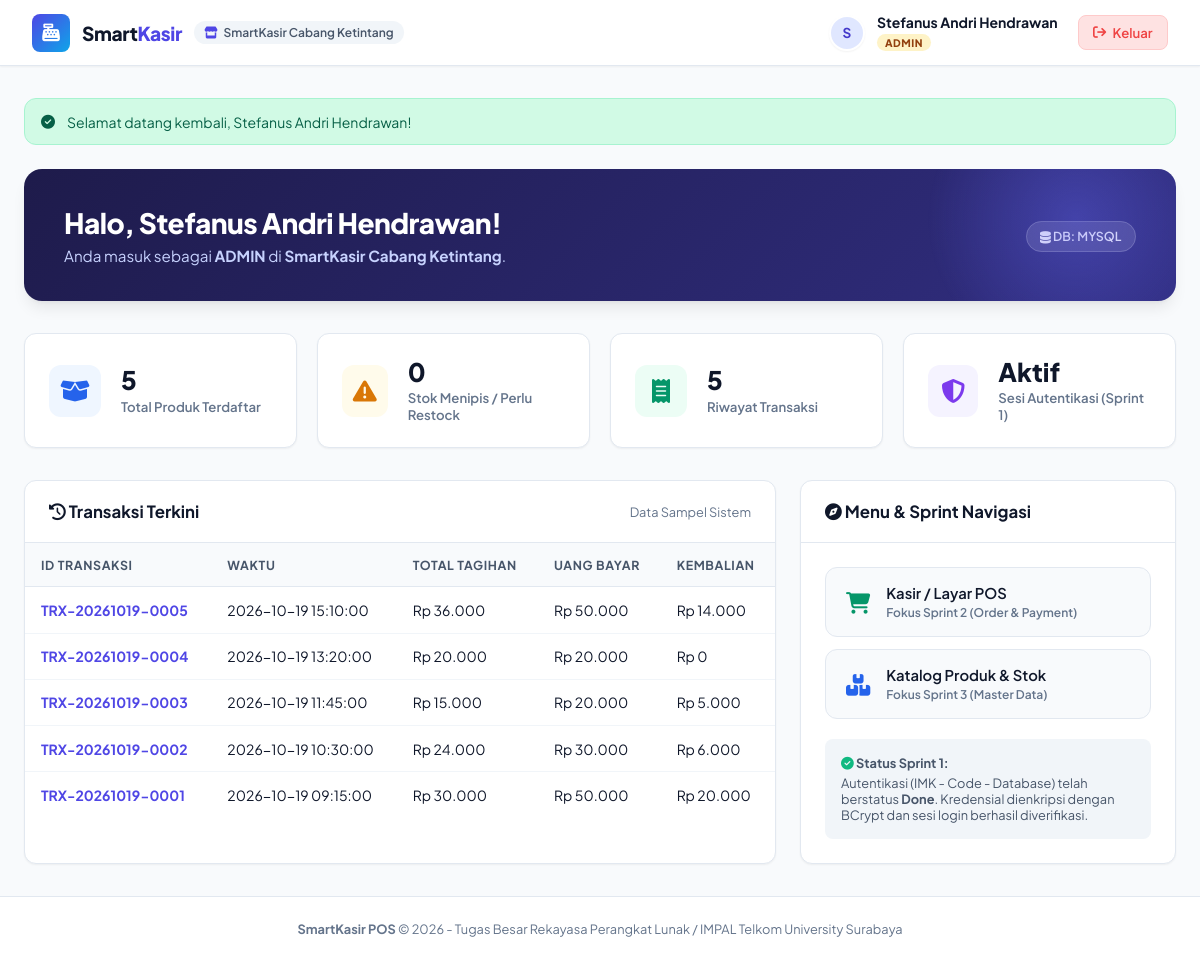
The app's page /dashboard (signed in) with its own data.
### tables this page shows
CREATE TABLE IF NOT EXISTS orders (
    order_id VARCHAR(35) PRIMARY KEY,  
    order_date DATETIME NOT NULL,
    user_id INT NOT NULL,
    total_amount DECIMAL(12, 2) NOT NULL,
    paid_amount DECIMAL(12, 2) NOT NULL,
    change_amount DECIMAL(12, 2) NOT NULL,
    CONSTRAINT fk_orders_user FOREIGN KEY (user_id) REFERENCES users(user_id)
);

### Src/controllers/DashboardController.php (called while the page is built, shortened)
<?php
class DashboardController
{
    public function index(): void
    {
        $user = SessionManager::getUser();
        $flash = SessionManager::getFlash();
        $items = Item::getAll();
        $itemCount = count($items);
        $lowStockCount = 0;
        $orders = Order::getAll(5);
        $orderCount = count($orders);
        $activeDriver = Database::getActiveDriver();
        require_once __DIR__ . '/../views/dashboard/index.php';
    }
}

### Src/utils/SessionManager.php (called while the page is built, shortened)
<?php
class SessionManager
{
    public static function getUser(): ?array
    {
        return [
            'user_id' => $_SESSION['user_id'] ?? 0,
            'username' => $_SESSION['username'] ?? '',
            'full_name' => $_SESSION['full_name'] ?? '',
            'role' => $_SESSION['role'] ?? '',
            'store_id' => $_SESSION['store_id'] ?? '',
            'store_name' => $_SESSION['store_name'] ?? '',
            'login_time' => $_SESSION['login_time'] ?? null,
        ];
    }
    public static function isLoggedIn(): bool
    {
        return isset($_SESSION['is_logged_in']) && $_SESSION['is_logged_in'] === true;
    }
    public static function getFlash(): ?array
    {
        if (isset($_SESSION['flash'])) {
            $flash = $_SESSION['flash'];
            return $flash;
        }
        return null;
    }
}

### Src/config/Database.php (called while the page is built, shortened)
<?php
class Database
{
    private static ?PDO $instance = null;
    private static string $driver = 'mysql';
    private static string $host = '127.0.0.1';
    private static string $port = '3306';
    private static string $dbName = 'smartkasir_db';
    private static string $username = 'root';
    private static string $password = '';
    private static string $sqlitePath = __DIR__ . '/../../Database/smartkasir.sqlite';
    public static function getConnection(): PDO
    {
        if (self::$instance === null) {
            try {
                $dsn = "mysql:host=" . self::$host . ";port=" . self::$port . ";dbname=" . self::$dbName . ";charset=utf8mb4";
                $options = [
                    PDO::ATTR_ERRMODE => PDO::ERRMODE_EXCEPTION,
                    PDO::ATTR_DEFAULT_FETCH_MODE => PDO::FETCH_ASSOC,
                    PDO::ATTR_EMULATE_PREPARES => false,
                    PDO::ATTR_TIMEOUT => 2,
                ];
                self::$instance = new PDO($dsn, self::$username, self::$password, $options);
                self::$driver = 'mysql';
            } catch (PDOException $e) {
                try {
                    $sqliteDir = dirname(self::$sqlitePath);
                    if (!is_dir($sqliteDir)) {
                        mkdir($sqliteDir, 0777, true);
                    }
                    $dsn = "sqlite:" . self::$sqlitePath;
                    self::$instance = new PDO($dsn, null, null, [
                        PDO::ATTR_ERRMODE => PDO::ERRMODE_EXCEPTION,
                        PDO::ATTR_DEFAULT_FETCH_MODE => PDO::FETCH_ASSOC,
                    ]);
                    self::$instance->exec("PRAGMA foreign_keys = ON;");
                    self::$driver = 'sqlite';
                    self::initializeSqliteSchema(self::$instance);
                } catch (PDOException $ex) {
                    die("Database Connection Error: " . $ex->getMessage());
                }
            }
        }
        return self::$instance;
    }
    public static function getActiveDriver(): string
    {
        return self::$driver;
    }
}

### Src/models/Item.php (called while the page is built, shortened)
<?php
class Item
{
    public static function getAll(): array
    {
        $pdo = Database::getConnection();
        $stmt = $pdo->query("SELECT * FROM items ORDER BY item_code ASC");
        $items = [];
        while ($row = $stmt->fetch()) {
            $items[] = new self(
                $row['item_code'],
                $row['item_name'],
                $row['unit'],
                (float)$row['unit_price'],
                (int)$row['min_stock'],
                (int)$row['stock_qty'],
                $row['created_at'] ?? null
            );
        }
        return $items;
    }
}

### Src/models/Order.php (called while the page is built, shortened)
<?php
class Order
{
    private string $orderId;
    private string $orderDate;
    private float $totalAmount;
    private float $paidAmount;
    private float $changeAmount;
    public function __construct(
        string $orderId = '',
        string $orderDate = '',
        int $userId = 0,
        float $totalAmount = 0.0,
        float $paidAmount = 0.0,
        float $changeAmount = 0.0
    ) {
        $this->orderId = $orderId;
        $this->orderDate = $orderDate;
        $this->totalAmount = $totalAmount;
        $this->paidAmount = $paidAmount;
        $this->changeAmount = $changeAmount;
    }
    public function getOrderId(): string
    {
        return $this->orderId;
    }
    public function getOrderDate(): string
    {
        return $this->orderDate;
    }
    public function getTotalAmount(): float
    {
        return $this->totalAmount;
    }
    public function getPaidAmount(): float
    {
        return $this->paidAmount;
    }
    public function getChangeAmount(): float
    {
        return $this->changeAmount;
    }
    public static function getAll(int $limit = 20): array
    {
        $pdo = Database::getConnection();
        $stmt = $pdo->prepare("SELECT * FROM orders ORDER BY order_date DESC LIMIT ?");
        $stmt->bindValue(1, $limit, PDO::PARAM_INT);
        $stmt->execute();
        $results = [];
        while ($row = $stmt->fetch()) {
            $order = new self(
                $row['order_id'],
                $row['order_date'],
                (int)$row['user_id'],
                (float)$row['total_amount'],
                (float)$row['paid_amount'],
                (float)$row['change_amount']
            );
            $results[] = $order;
        }
        return $results;
    }
}

### Src/views/dashboard/index.php (the view)
<?php
require_once __DIR__ . '/../layouts/header.php';
?>
<main class="main-container">
    <?php if (!empty($flash)): ?>
        <div class="alert alert-<?= htmlspecialchars($flash['type']) ?>" role="alert">
            <i class="fa-solid <?= $flash['type'] === 'danger' ? 'fa-circle-exclamation' : ($flash['type'] === 'success' ? 'fa-circle-check' : 'fa-circle-info') ?>"></i>
            <span><?= htmlspecialchars($flash['message']) ?></span>
        </div>
    <?php endif; ?>
    <div class="dashboard-hero">
        <div>
            <h1 class="hero-greeting">Halo, <?= htmlspecialchars($user['full_name']) ?>!</h1>
            <p class="hero-subtitle">
                Anda masuk sebagai <strong><?= htmlspecialchars($user['role']) ?></strong> di <strong><?= htmlspecialchars($user['store_name']) ?></strong>.
            </p>
        </div>
        <div>
            <span class="hero-badge-driver">
                <i class="fa-solid fa-database"></i> DB: <?= strtoupper($activeDriver) ?>
            </span>
        </div>
    </div>
    <div class="metrics-grid">
        <div class="metric-card">
            <div class="metric-icon-box icon-blue">
                <i class="fa-solid fa-box-open"></i>
            </div>
            <div>
                <div class="metric-val"><?= $itemCount ?></div>
                <div class="metric-label">Total Produk Terdaftar</div>
            </div>
        </div>
        <div class="metric-card">
            <div class="metric-icon-box icon-amber">
                <i class="fa-solid fa-triangle-exclamation"></i>
            </div>
            <div>
                <div class="metric-val"><?= $lowStockCount ?></div>
                <div class="metric-label">Stok Menipis / Perlu Restock</div>
            </div>
        </div>
        <div class="metric-card">
            <div class="metric-icon-box icon-green">
                <i class="fa-solid fa-receipt"></i>
            </div>
            <div>
                <div class="metric-val"><?= $orderCount ?></div>
                <div class="metric-label">Riwayat Transaksi</div>
            </div>
        </div>
        <div class="metric-card">
            <div class="metric-icon-box icon-purple">
                <i class="fa-solid fa-shield-halved"></i>
            </div>
            <div>
                <div class="metric-val">Aktif</div>
                <div class="metric-label">Sesi Autentikasi (Sprint 1)</div>
            </div>
        </div>
    </div>
    <div class="dashboard-grid">
        <div class="card">
            <div class="card-header">
                <h2 class="card-title"><i class="fa-solid fa-clock-rotate-left"></i> Transaksi Terkini</h2>
                <span style="font-size: 0.8rem; color: var(--text-muted);">Data Sampel Sistem</span>
            </div>
            <div class="table-responsive">
                <table class="pos-table">
                    <thead>
                        <tr>
                            <th>ID Transaksi</th>
                            <th>Waktu</th>
                            <th>Total Tagihan</th>
                            <th>Uang Bayar</th>
                            <th>Kembalian</th>
                        </tr>
                    </thead>
                    <tbody>
                        <?php if (empty($orders)): ?>
                            <tr>
                                <td colspan="5" style="text-align: center; color: var(--text-muted); padding: 2rem;">
                                    Belum ada transaksi tercatat.
                                </td>
                            </tr>
                        <?php else: ?>
                            <?php foreach ($orders as $ord): ?>
                                <tr>
                                    <td><strong style="color: var(--primary);"><?= htmlspecialchars($ord->getOrderId()) ?></strong></td>
                                    <td><?= htmlspecialchars($ord->getOrderDate()) ?></td>
                                    <td>Rp <?= number_format($ord->getTotalAmount(), 0, ',', '.') ?></td>
                                    <td>Rp <?= number_format($ord->getPaidAmount(), 0, ',', '.') ?></td>
                                    <td>Rp <?= number_format($ord->getChangeAmount(), 0, ',', '.') ?></td>
                                </tr>
                            <?php endforeach; ?>
                        <?php endif; ?>
                    </tbody>
                </table>
            </div>
        </div>
        <div class="card">
            <div class="card-header">
                <h2 class="card-title"><i class="fa-solid fa-compass"></i> Menu & Sprint Navigasi</h2>
            </div>
            <div class="card-body">
                <div class="action-grid">
                    <a href="/pos" class="action-btn">
                        <div class="action-icon" style="color: #059669;">
                            <i class="fa-solid fa-cart-shopping"></i>
                        </div>
                        <div>
                            <div>Kasir / Layar POS</div>
                            <small style="color: var(--text-muted); font-size: 0.75rem;">Fokus Sprint 2 (Order & Payment)</small>
                        </div>
                    </a>
                    <a href="/items" class="action-btn">
                        <div class="action-icon" style="color: #2563eb;">
                            <i class="fa-solid fa-boxes-stacked"></i>
                        </div>
                        <div>
                            <div>Katalog Produk & Stok</div>
                            <small style="color: var(--text-muted); font-size: 0.75rem;">Fokus Sprint 3 (Master Data)</small>
                        </div>
                    </a>
                    <div style="background: #f1f5f9; padding: 1rem; border-radius: var(--radius-sm); font-size: 0.8rem; color: #475569; margin-top: 0.5rem;">
                        <strong><i class="fa-solid fa-circle-check" style="color: #10b981;"></i> Status Sprint 1:</strong>
                        <p style="margin-top: 0.25rem;">Autentikasi (IMK - Code - Database) telah berstatus <strong>Done</strong>. Kredensial dienkripsi dengan BCrypt dan sesi login berhasil diverifikasi.</p>
                    </div>
                </div>
            </div>
        </div>
    </div>
</main>
<?php
require_once __DIR__ . '/../layouts/footer.php';
?>

### public/index.php (shortened to what this page needs)
<?php
$uri = parse_url($_SERVER['REQUEST_URI'], PHP_URL_PATH);
switch ($uri) {
    case '/dashboard':
        $controller = new DashboardController();
        $controller->index();
        break;
}

### Src/views/layouts/header.php (shortened to what this page needs)
<?php
$user = SessionManager::getUser();
$isLoggedIn = SessionManager::isLoggedIn();
?>
<!DOCTYPE html>
<html lang="id">
<head>
    <link rel="stylesheet" href="/assets/css/style.css">
    <link rel="stylesheet" href="https://cdnjs.cloudflare.com/ajax/libs/font-awesome/6.4.0/css/all.min.css">
</head>
<body>
<?php if ($isLoggedIn): ?>
<header class="navbar">
    <div style="display: flex; align-items: center;">
        <a href="/dashboard" class="nav-brand">
            <div class="nav-logo-badge">
                <i class="fa-solid fa-cash-register"></i>
            </div>
            <div class="nav-brand-text">Smart<span>Kasir</span></div>
        </a>
        <div class="nav-store-badge">
            <i class="fa-solid fa-store" style="color: var(--primary);"></i>
            <span><?= htmlspecialchars($user['store_name']) ?></span>
        </div>
    </div>
    <div class="nav-user-menu">
        <div class="user-profile-pill">
            <div class="user-avatar">
                <?= strtoupper(substr($user['full_name'], 0, 1)) ?>
            </div>
            <div class="user-details">
                <div class="user-name"><?= htmlspecialchars($user['full_name']) ?></div>
                <span class="badge-role <?= $user['role'] === 'ADMIN' ? 'badge-admin' : 'badge-cashier' ?>">
                    <?= htmlspecialchars($user['role']) ?>
                </span>
            </div>
        </div>
        <a href="/logout" class="btn-logout" title="Keluar dari sistem" id="btn-logout">
            <i class="fa-solid fa-arrow-right-from-bracket"></i>
            <span>Keluar</span>
        </a>
    </div>
</header>
<?php endif; ?>

### Src/views/layouts/footer.php (shortened to what this page needs)
<?php
$isLoggedIn = SessionManager::isLoggedIn();
?>
<?php if ($isLoggedIn): ?>
<footer class="app-footer">
    <div><strong>SmartKasir POS</strong> &copy; 2026 - Tugas Besar Rekayasa Perangkat Lunak / IMPAL Telkom University Surabaya</div>
</footer>
<?php endif; ?>
</body>
</html>

### records on screen
orders: order_id "TRX-20261019-0005", order_date "2026-10-19 15:10:00", total_amount "36.000", paid_amount "50.000", change_amount "14.000"
orders: order_id "TRX-20261019-0004", order_date "2026-10-19 13:20:00", total_amount "20.000", paid_amount "20.000", change_amount "0"
orders: order_id "TRX-20261019-0003", order_date "2026-10-19 11:45:00", total_amount "15.000", paid_amount "20.000", change_amount "5.000"
orders: order_id "TRX-20261019-0002", order_date "2026-10-19 10:30:00", total_amount "24.000", paid_amount "30.000", change_amount "6.000"
orders: order_id "TRX-20261019-0001", order_date "2026-10-19 09:15:00", total_amount "30.000", paid_amount "50.000", change_amount "20.000"

### other values on screen
$user['store_name'] "SmartKasir Cabang Ketintang"
substr($user['full_name'], 0, 1) "S"
$user['full_name'] "Stefanus Andri Hendrawan"
$user['role'] "ADMIN"
$flash['message'] "Selamat datang kembali, Stefanus Andri Hendrawan!"
$activeDriver "MYSQL"
$itemCount "5"
$lowStockCount "0"
$orderCount "5"
